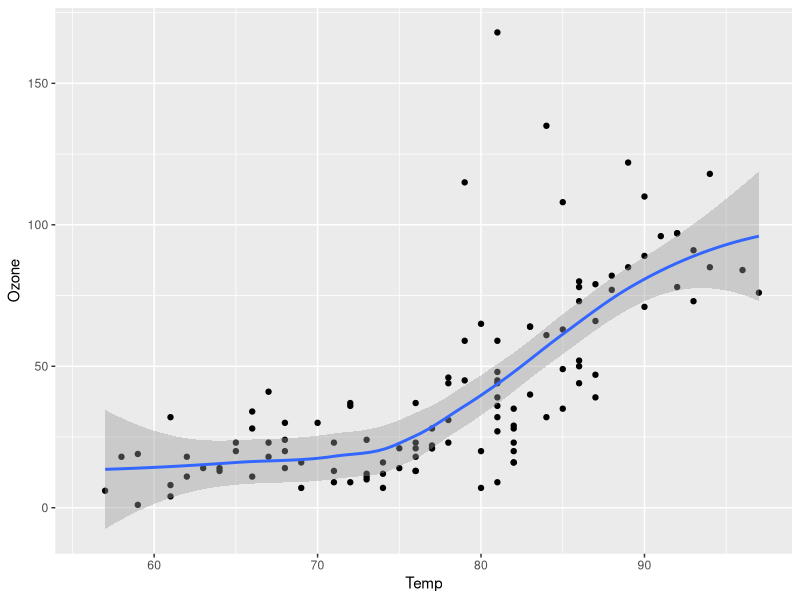
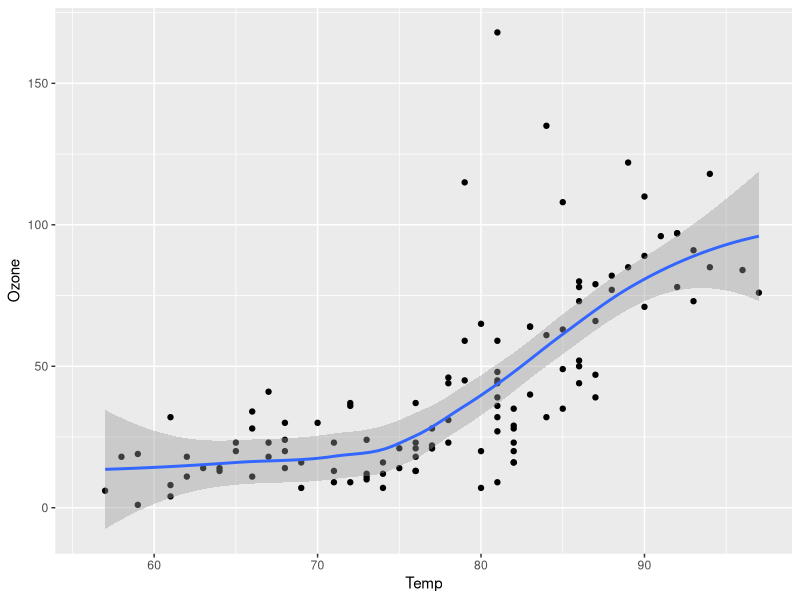
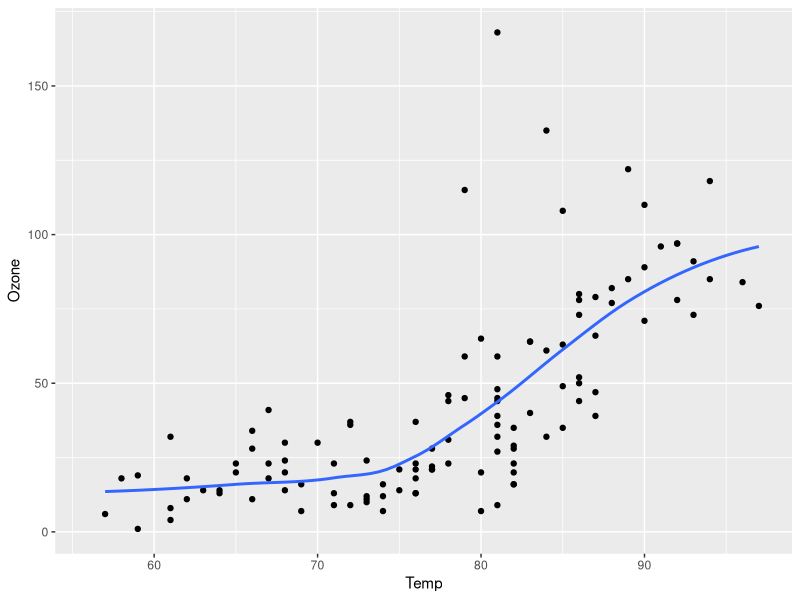
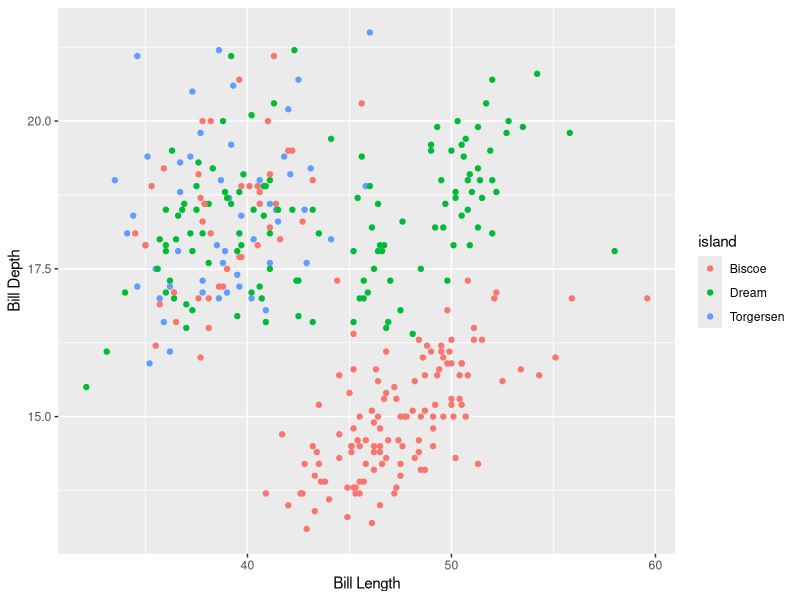

Write the R code that produced these figures, in order.
## ---- chunk 1

## ---- chunk 2
# install.packages("quarto")
## ---- chunk 3
# install.packages("knitr")
## ---- chunk 4
#| label: fig-airquality 01
#| fig-cap: Temperature and ozone level.

library(ggplot2)
ggplot(airquality, aes(Temp, Ozone)) + 
  geom_point() + 
  geom_smooth(method = "loess"
)
## ---- chunk 5
#| label: fig-airquality 02
#| fig-cap: Temperature and ozone level.

library(ggplot2)
ggplot(airquality, aes(Temp, Ozone)) + 
  geom_point() + 
  geom_smooth(method = "loess")
## ---- chunk 6
#| echo: false

library(ggplot2)
ggplot(airquality, aes(Temp, Ozone)) + 
        geom_point() + 
        geom_smooth(method = "loess", se = FALSE)
summary(airquality)
## ---- chunk 7
#| fig-width: 5
#| fig-height: 3
#| fig-cap: "Penguin length and depth"
#| fig-alt: "Penguin data from palmerpenguins package"

library(palmerpenguins)
library(ggplot2)

ggplot(penguins, aes(x = bill_length_mm,
                     y = bill_depth_mm,
                     col = island)) +
  geom_point() +
  labs(x = "Bill Length",
       y = "Bill Depth")
## ---- chunk 8
# install.packages("quarto")
